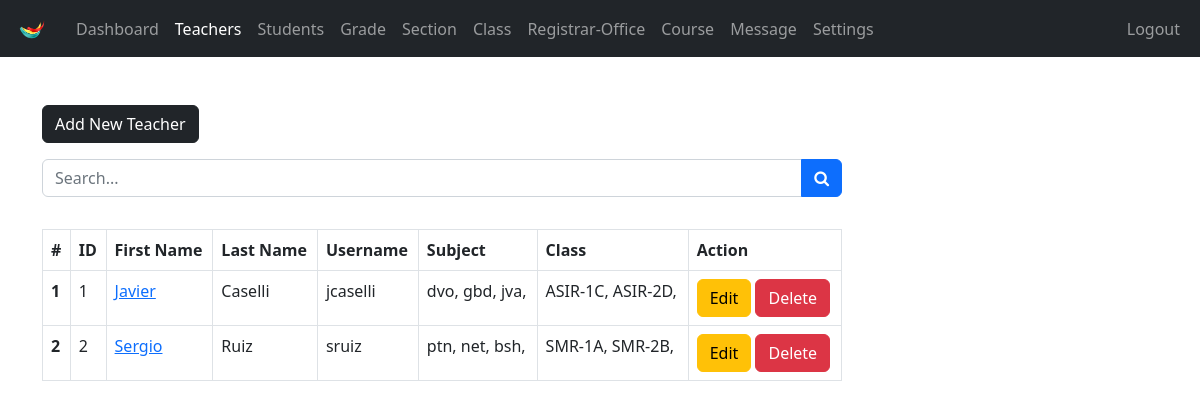
Page /admin/teacher.php (signed in) on the committed database.
### tables this page shows
CREATE TABLE `teachers` (
  `teacher_id` int(11) NOT NULL,
  `username` varchar(127) NOT NULL,
  `password` varchar(255) NOT NULL,
  `class` varchar(31) NOT NULL,
  `fname` varchar(127) NOT NULL,
  `lname` varchar(127) NOT NULL,
  `subjects` varchar(31) NOT NULL,
  `address` varchar(31) NOT NULL,
  `employee_number` int(11) NOT NULL,
  `date_of_birth` date DEFAULT NULL,
  `phone_number` varchar(31) NOT NULL,
  `qualification` varchar(127) NOT NULL,
  `gender` varchar(7) NOT NULL,
  `email_address` varchar(255) NOT NULL,
  `date_of_joined` datetime NOT NULL DEFAULT current_timestamp()
);

### admin/data/teacher.php (called while the page is built, shortened)
<?php
function getAllTeachers($conn)
{
  $sql = "SELECT * FROM teachers";
  $stmt = $conn->prepare($sql);
  $stmt->execute();
  if ($stmt->rowCount() >= 1) {
    $teachers = $stmt->fetchAll();
    return $teachers;
  } else {
    return 0;
  }
}

### admin/data/subject.php (called while the page is built, shortened)
<?php
function getSubjectById($subject_id, $conn)
{
    $sql = "SELECT * FROM subjects
           WHERE subject_id=?";
    $stmt = $conn->prepare($sql);
    $stmt->execute([$subject_id]);
    if ($stmt->rowCount() == 1) {
        $subject = $stmt->fetch();
        return $subject;
    } else {
        return 0;
    }
}

### admin/data/class.php (called while the page is built, shortened)
<?php
function getClassById($class_id, $conn)
{
    $sql = "SELECT * FROM class
           WHERE class_id=?";
    $stmt = $conn->prepare($sql);
    $stmt->execute([$class_id]);
    if ($stmt->rowCount() == 1) {
        $class = $stmt->fetch();
        return $class;
    } else {
        return 0;
    }
}

### admin/data/grade.php (called while the page is built, shortened)
<?php
function getGradeById($grade_id, $conn)
{
    $sql = "SELECT * FROM grades
           WHERE grade_id=?";
    $stmt = $conn->prepare($sql);
    $stmt->execute([$grade_id]);
    if ($stmt->rowCount() == 1) {
        $grade = $stmt->fetch();
        return $grade;
    } else {
        return 0;
    }
}

### admin/data/section.php (called while the page is built, shortened)
<?php
function getSectioById($section_id, $conn)
{
    $sql = "SELECT * FROM section
           WHERE section_id=?";
    $stmt = $conn->prepare($sql);
    $stmt->execute([$section_id]);
    if ($stmt->rowCount() == 1) {
        $section = $stmt->fetch();
        return $section;
    } else {
        return 0;
    }
}

### admin/teacher.php (the view, shortened to what this page needs)
<?php
if (
  isset($_SESSION['admin_id']) &&
  isset($_SESSION['role'])
) {
  if ($_SESSION['role'] == 'Admin') {
    include "../DB_connection.php";
    include "data/teacher.php";
    include "data/subject.php";
    include "data/grade.php";
    include "data/class.php";
    include "data/section.php";
    $teachers = getAllTeachers($conn);
?>
    <!DOCTYPE html>
    <html lang="en">
    <head>
      <link rel="stylesheet" href="https://cdn.jsdelivr.net/npm/bootstrap@5.2.0/dist/css/bootstrap.min.css">
      <link rel="stylesheet" href="../css/style.css">
      <link rel="stylesheet" href="https://cdnjs.cloudflare.com/ajax/libs/font-awesome/4.7.0/css/font-awesome.min.css">
    </head>
    <body>
      <?php
      include "inc/navbar.php";
      if ($teachers != 0) {
      ?>
        <div class="container mt-5">
          <a href="teacher-add.php" class="btn btn-dark">Add New Teacher</a>
          <form action="teacher-search.php" class="mt-3 n-table" method="get">
            <div class="input-group mb-3">
              <input type="text" class="form-control" name="searchKey" placeholder="Search...">
              <button class="btn btn-primary">
                <i class="fa fa-search" aria-hidden="true"></i>
              </button>
            </div>
          </form>
          <div class="table-responsive">
            <table class="table table-bordered mt-3 n-table">
              <thead>
                <tr>
                  <th scope="col">#</th>
                  <th scope="col">ID</th>
                  <th scope="col">First Name</th>
                  <th scope="col">Last Name</th>
                  <th scope="col">Username</th>
                  <th scope="col">Subject</th>
                  <th scope="col">Class</th>
                  <th scope="col">Action</th>
                </tr>
              </thead>
              <tbody>
                <?php $i = 0;
                foreach ($teachers as $teacher) {
                  $i++;  ?>
                  <tr>
                    <th scope="row"><?= $i ?></th>
                    <td><?= $teacher['teacher_id'] ?></td>
                    <td><a href="teacher-view.php?teacher_id=<?= $teacher['teacher_id'] ?>">
                        <?= $teacher['fname'] ?></a></td>
                    <td><?= $teacher['lname'] ?></td>
                    <td><?= $teacher['username'] ?></td>
                    <td>
                      <?php
                      $s = '';
                      $subjects = str_split(trim($teacher['subjects']));
                      foreach ($subjects as $subject) {
                        $s_temp = getSubjectById($subject, $conn);
                        if ($s_temp != 0)
                          $s .= $s_temp['subject_code'] . ', ';
                      }
                      echo $s;
                      ?>
                    </td>
                    <td>
                      <?php
                      $c = '';
                      $classes = str_split(trim($teacher['class']));
                      foreach ($classes as $class_id) {
                        $class = getClassById($class_id, $conn);
                        $c_temp = getGradeById($class['grade'], $conn);
                        $section = getSectioById($class['section'], $conn);
                        if ($c_temp != 0)
                          $c .= $c_temp['grade_code'] . '-' .
                            $c_temp['grade'] . $section['section'] . ', ';
                      }
                      echo $c;
                      ?>
                    </td>
                    <td>
                      <a href="teacher-edit.php?teacher_id=<?= $teacher['teacher_id'] ?>" class="btn btn-warning">Edit</a>
                      <a href="teacher-delete.php?teacher_id=<?= $teacher['teacher_id'] ?>" class="btn btn-danger">Delete</a>
                    </td>
                  </tr>
                <?php } ?>
              </tbody>
            </table>
          </div>
        <?php } else { ?>
          <div class="alert alert-info .w-450 m-5" role="alert">
            Empty!
          </div>
        <?php } ?>
        </div>
    </body>
    </html>
<?php
  } else {
    header("Location: ../login.php");
    exit;
  }
} else {
  header("Location: ../login.php");
  exit;
}
?>

### css/style.css (style rules this page uses)
.n-table { max-width: 800px; }

### rows in the picture
teachers: teacher_id "1", fname "Javier", lname "Caselli", username "jcaselli", s "dvo, gbd, jva,", c "ASIR-1C, ASIR-2D,"
teachers: teacher_id "2", fname "Sergio", lname "Ruiz", username "sruiz", s "ptn, net, bsh,", c "SMR-1A, SMR-2B,"
